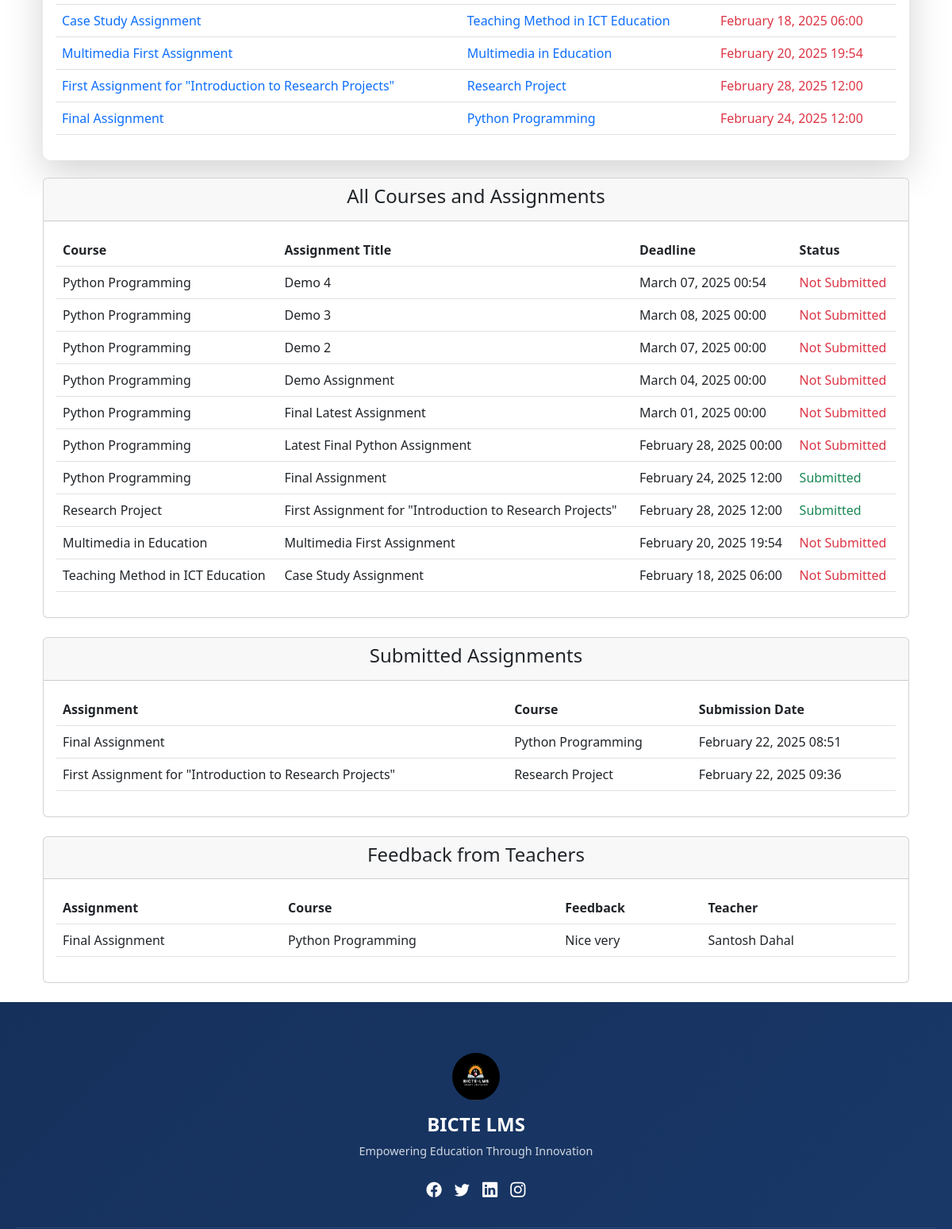
Before: /api/student-assignment-view/ (signed in, middle part) with the older database file.
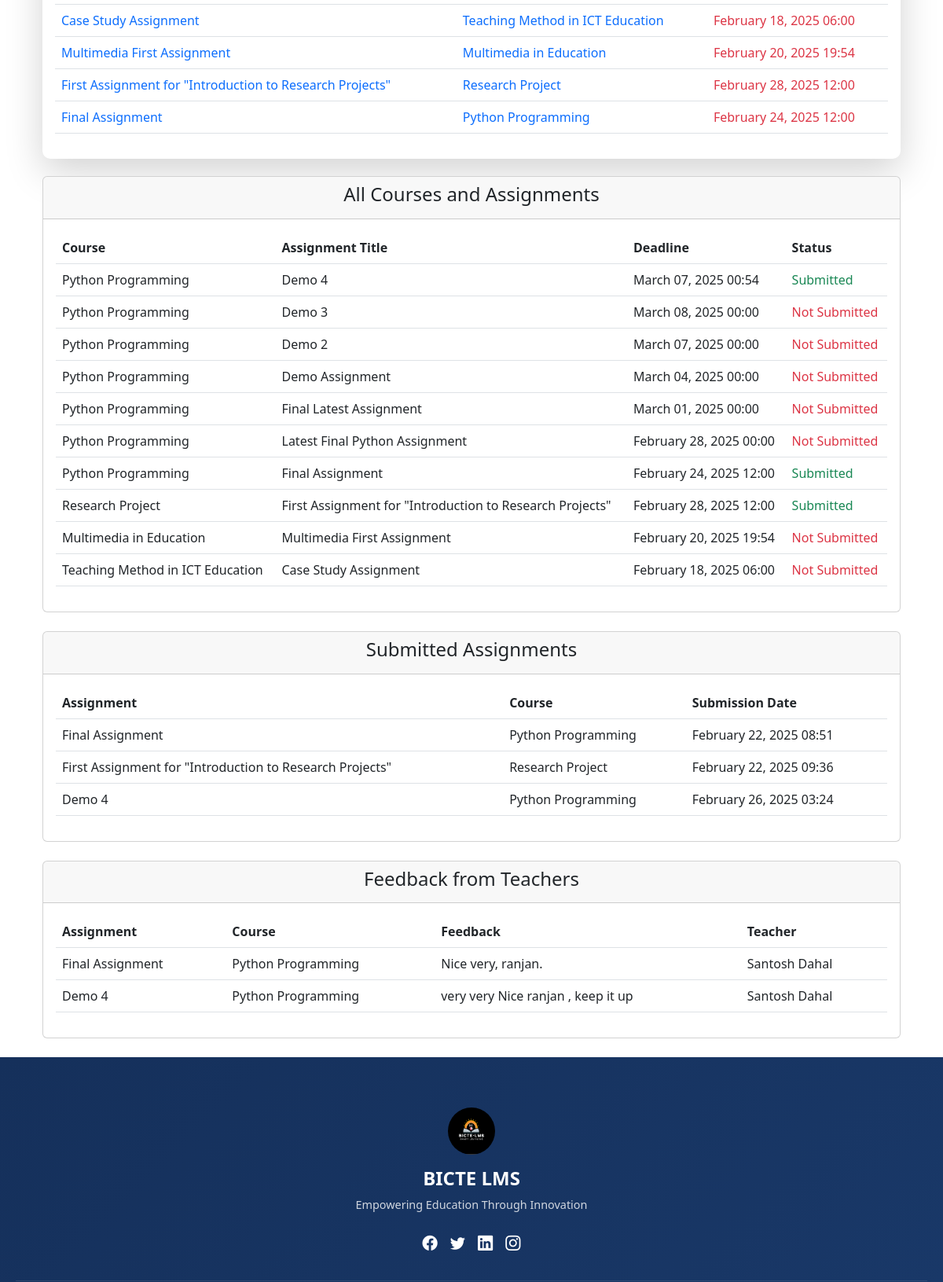
After: the same page with the newer database file.
### main/models.py (models this page shows, shortened)
class Assignment(models.Model):
    title = models.CharField(max_length=255, verbose_name="Assignment Title")
    description = models.TextField(blank=True, null=True, verbose_name="Description")
    file = models.FileField(upload_to="assignments/", blank=True, null=True, verbose_name="Assignment File")
    deadline = models.DateTimeField(verbose_name="Submission Deadline")
    posted_date = models.DateTimeField(auto_now_add=True, verbose_name="Posted Date")
    course = models.ForeignKey(Course, on_delete=models.CASCADE, related_name="assignments", verbose_name="Course")
    teacher = models.ForeignKey(Teacher, on_delete=models.CASCADE, related_name="assignments", verbose_name="Teacher")
    class Meta:
        verbose_name = "Assignment"
        verbose_name_plural = "Assignments"
        ordering = ["-posted_date"]

class Course(models.Model):
    syllabus_file = models.FileField(upload_to='syllabus_files/', null=True, blank=True)
    subject_code = models.CharField(max_length=20)
    title = models.CharField(max_length=50)
    description = models.TextField()
    credits = models.IntegerField()
    is_elective = models.BooleanField(default=False, blank=True, null=True)
    semester = models.ForeignKey(Semester, on_delete=models.CASCADE)
    teacher = models.ForeignKey(Teacher, on_delete=models.SET_NULL, null=True, blank=True)
    class Meta:
        verbose_name = "Course"
        verbose_name_plural = "Courses"

class AssignmentSubmit(models.Model):
    student = models.ForeignKey(Student, on_delete=models.CASCADE)
    assignment = models.ForeignKey(Assignment, on_delete=models.CASCADE)
    submit_date = models.DateTimeField(auto_now_add=True)
    assignment_file = models.FileField(upload_to="assignments/")
    edit_count = models.PositiveIntegerField(default=0)
    class Meta:
        verbose_name = "Assignment Submission"
        verbose_name_plural = "Assignment Submissions"

class AssignmentFeedback(models.Model):
    assignment_submit = models.ForeignKey(AssignmentSubmit, on_delete=models.CASCADE, related_name='feedbacks')
    teacher = models.ForeignKey(Teacher, on_delete=models.CASCADE, related_name='feedbacks_given')
    feedback = models.TextField(verbose_name="Feedback")
    feedback_date = models.DateTimeField(auto_now_add=True, verbose_name="Feedback Date")
    class Meta:
        verbose_name = "Assignment Feedback"
        verbose_name_plural = "Assignment Feedbacks"
        ordering = ['-feedback_date']

class Teacher(models.Model):
    GENDER_CHOICES = [
        ('male', 'Male'),
        ('female', 'Female'),
        ('other', 'Other'),
    ]
    profile_picture = models.ImageField(upload_to='teacher_pics/', null=True, blank=True, default='images/default_profile_image.jpg')
    t_full_name = models.CharField(max_length=50)
    designation = models.CharField(max_length=100, default='Teacher Assistant')
    t_email = models.EmailField(max_length=100, unique=True)
    t_password = models.CharField(max_length=255)
    t_phone_number = models.CharField(max_length=40)
    t_address = models.CharField(max_length=100)
    hire_date = models.DateField()
    gender = models.CharField(max_length=10,choices=GENDER_CHOICES, verbose_name="Gender",
        default='male')
    class Meta:
        verbose_name = "Teacher"
        verbose_name_plural = "Teachers"

### main/views.py (the view)
# urls.py: path('student-assignment-view/', views.StudentViewAssignment.as_view(), name='student-assignment-view'),
class StudentViewAssignment(LoginRequiredMixin, TemplateView):
    template_name = 'student_template/studentassignmentview.html'
    login_url = '/api/login/'
    def get_context_data(self, **kwargs):
        context = super().get_context_data(**kwargs)
        try:
            student = Student.objects.get(id=self.request.session.get('user_id'))
            context['student'] = student
            if student.semester:
                if student.semester.is_active:
                    context['courses'] = Course.objects.filter(semester=student.semester)
                    context['assignments'] = Assignment.objects.filter(course__semester=student.semester)
                    submitted_assignments = AssignmentSubmit.objects.filter(
                        student=student,
                        assignment__course__semester=student.semester
                    )
                    context['submitted_assignments'] = submitted_assignments
                    submitted_assignment_ids = set(submission.assignment.id for submission in submitted_assignments)
                    for assignment in context['assignments']:
                        assignment.is_submitted = assignment.id in submitted_assignment_ids
                    feedback_list = []
                    for submission in submitted_assignments:
                        feedback = AssignmentFeedback.objects.filter(assignment_submit=submission).first()
                        if feedback:
                            feedback_list.append({
                                'assignment': submission.assignment,
                                'feedback': feedback.feedback,
                                'teacher': feedback.teacher.t_full_name,
                            })
                    context['feedback_list'] = feedback_list
                else:
                    context['error'] = 'You are not enrolled in an active semester. Please contact the administrator.'
                    context['courses'] = []
                    context['assignments'] = []
                    context['submitted_assignments'] = []
                    context['feedback_list'] = []
            else:
                context['error'] = 'You are not enrolled in any semester. Please contact the administrator.'
                context['courses'] = []
                context['assignments'] = []
                context['submitted_assignments'] = []
                context['feedback_list'] = []
        except Student.DoesNotExist:
            context['error'] = 'Student not found. Please log in again.'
        return context

### templates/student_template/studentassignmentview.html (shortened to what the changed rows need)
{% extends "student_template/st_base_template.html" %} {% load static %} {% block title %}Assignment View - BICTESMC{% endblock %} {% block content %}
<div class="container mt-4">
    <div class="row mt-4" style="margin-bottom: 1.4rem;">
        <div class="col-md-12">
            <div class="card dashboard-card p-3 shadow-lg">
                <div class="table-responsive">
                    <table class="table table-hover">
                        <tbody>
                            {% if assignments %} {% for assignment in assignments %}
                            <tr>
                                <td>
                                    <a class="text-decoration-none" href="{% url 'st-assignment-detail' assignment.id %}">
                                      {{ assignment.title }}
                                    </a>
                                </td>
                                <td>
                                    <a class="text-decoration-none" href="{% url 'st-course-detail' assignment.course.id %}">
                                                {{ assignment.course.title }}
                                            </a>
                                </td>
                                <td class="text-danger">{{ assignment.deadline|date:"F d, Y H:i" }}</td>
                            </tr>
                            {% endfor %} {% else %}
                            <tr>
                                <td colspan="3" class="text-center">No assignments found.</td>
                            </tr>
                            {% endif %}
                        </tbody>
                    </table>
                </div>
            </div>
        </div>
    </div>
    <div class="card mb-4">
        <div class="card-body">
            <div class="table-responsive">
                <table class="table table-hover">
                    <thead>
                        <tr>
                            <th>Course</th>
                            <th>Assignment Title</th>
                            <th>Deadline</th>
                            <th>Status</th>
                        </tr>
                    </thead>
                    <tbody>
                        {% for course in courses %} {% for assignment in assignments %} {% if assignment.course == course %}
                        <tr>
                            <td>{{ course.title }}</td>
                            <td>{{ assignment.title }}</td>
                            <td>{{ assignment.deadline|date:"F d, Y H:i" }}</td>
                            <td>
                                {% if assignment.is_submitted %}
                                <span class="text-success">Submitted</span> {% else %}
                                <span class="text-danger">Not Submitted</span> {% endif %}
                            </td>
                        </tr>
                        {% endif %} {% endfor %} {% endfor %}
                    </tbody>
                </table>
            </div>
        </div>
    </div>
    <div class="card mb-4">
        <div class="card-body">
            <div class="table-responsive">
                <table class="table table-hover">
                    <thead>
                        <tr>
                            <th>Assignment</th>
                            <th>Course</th>
                            <th>Submission Date</th>
                        </tr>
                    </thead>
                    <tbody>
                        {% for submission in submitted_assignments %}
                        <tr>
                            <td>{{ submission.assignment.title }}</td>
                            <td>{{ submission.assignment.course.title }}</td>
                            <td>{{ submission.submit_date|date:"F d, Y H:i" }}</td>
                        </tr>
                        {% endfor %}
                    </tbody>
                </table>
            </div>
        </div>
    </div>
    <div class="card mb-4">
        <div class="card-body">
            <div class="table-responsive">
                <table class="table table-hover">
                    <thead>
                        <tr>
                            <th>Assignment</th>
                            <th>Course</th>
                            <th>Feedback</th>
                            <th>Teacher</th>
                        </tr>
                    </thead>
                    <tbody>
                        {% for feedback in feedback_list %}
                        <tr>
                            <td>{{ feedback.assignment.title }}</td>
                            <td>{{ feedback.assignment.course.title }}</td>
                            <td>{{ feedback.feedback }}</td>
                            <td>{{ feedback.teacher }}</td>
                        </tr>
                        {% endfor %}
                    </tbody>
                </table>
            </div>
        </div>
    </div>
</div>
{% endblock %}

Changed rows visible on the page:
changed through a linked row, Assignment "Final Assignment": feedback "Nice very" → "Nice very, ranjan."
now on one of the page's lists (row unchanged): Assignment: assignment "Demo 4", assignment.course "Python Programming", feedback "very very Nice ranjan , keep it up", teacher "Santosh Dahal"
computed for Assignment "Demo 4": text "Not Submitted" → "Submitted"
added AssignmentSubmit: assignment "Demo 4", assignment.course "Python Programming", submit_date "February 26, 2025 03:24"
